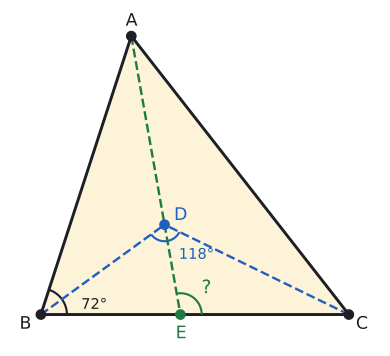

This chart was generated by the following Python code:
import sys; sys.path.insert(0, "tools")
from cizim import *

# Kâğıt ABC: m(A)=56, m(B)=72, m(C)=52. B ve C'nin kat izleri (iç açıortaylar) D'de kesişir: m(BDC)=90+28=118.
# A'nın kat izi [BC]'yi E'de keser: m(AEC) = 72 + 28 = 100.
B = np.array([0.0, 0.0]); C = np.array([6.5, 0.0])
t = 6.5 * np.sin(np.radians(52)) / np.sin(np.radians(56))
A = B + t * np.array([np.cos(np.radians(72)), np.sin(np.radians(72))])
a, b, c = np.linalg.norm(B - C), np.linalg.norm(A - C), np.linalg.norm(A - B)
D = (a * A + b * B + c * C) / (a + b + c)
E = B + (C - B) * c / (b + c)
def derece(p, k, q):
    v, w = p - k, q - k
    return np.degrees(np.arccos(np.dot(v, w) / np.linalg.norm(v) / np.linalg.norm(w)))
print("BDC", derece(B, D, C), "AEC", derece(A, E, C), "AEB", derece(A, E, B))

fig, ax = sekil(6, 4.6)
ax.set_aspect("equal"); ax.axis("off")
ax.add_patch(patches.Polygon([A, B, C], closed=True, facecolor=SARI_ACIK, edgecolor=YAZI, lw=2.2))
ax.plot(*zip(B, D), color=MAVI, lw=1.8, ls="--"); ax.plot(*zip(C, D), color=MAVI, lw=1.8, ls="--")
ax.plot(*zip(A, E), color=YESIL, lw=1.8, ls="--")
nokta(ax, *A, "A", dx=-0.12, dy=0.22); nokta(ax, *B, "B", dx=-0.45, dy=-0.3); nokta(ax, *C, "C", dx=0.15, dy=-0.3)
nokta(ax, *D, "D", dx=0.2, dy=0.1, renk=MAVI); nokta(ax, *E, "E", dx=-0.1, dy=-0.5, renk=YESIL)
aci(ax, B, C, A, r=0.55, renk=YAZI)
ax.text(B[0] + 0.85, B[1] + 0.12, "72°", color=YAZI, fontsize=11, ha="left")
aci(ax, D, C, B, r=0.35, renk=MAVI)
ax.text(D[0] + 0.3, D[1] - 0.72, "118°", color=MAVI, fontsize=11, ha="left")
aci(ax, E, C, A, r=0.45, renk=YESIL)
ax.text(E[0] + 0.55, E[1] + 0.45, "?", color=YESIL, fontsize=14, ha="center")
ax.set_xlim(-0.7, 7.2); ax.set_ylim(-0.7, A[1] + 0.6)
kaydet(fig, __file__)
